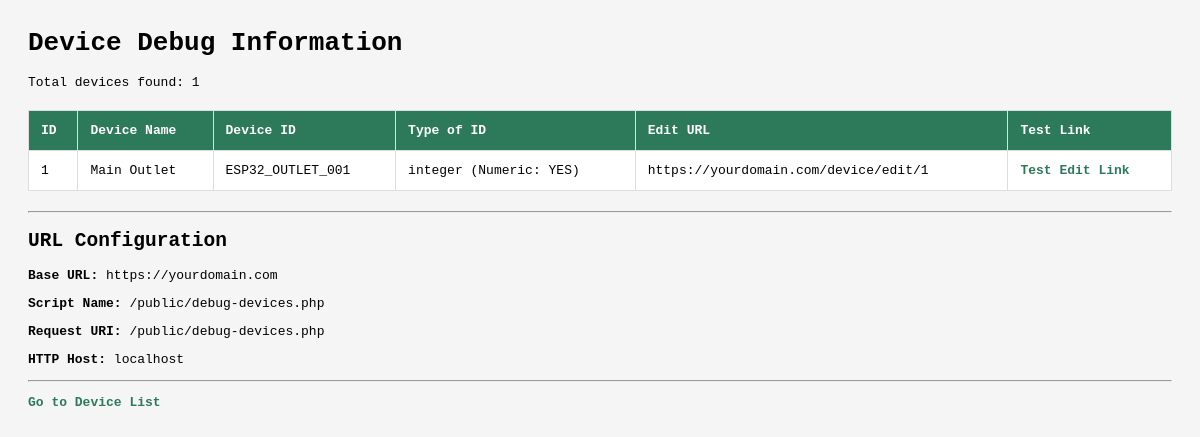
The page /public/debug-devices.php on the database its author committed.
### tables this page shows
CREATE TABLE iot_outlet_devices (
    id INT UNSIGNED AUTO_INCREMENT PRIMARY KEY,
    device_name VARCHAR(100) NOT NULL,
    device_id VARCHAR(50) NOT NULL UNIQUE COMMENT 'ESP32 unique identifier - auto-generated',
    api_key VARCHAR(255) NOT NULL UNIQUE,
    sim_card_number VARCHAR(20) NULL COMMENT 'SIM card phone number installed in device',
    outlet_status ENUM('on', 'off') NOT NULL DEFAULT 'off',
    control_mode ENUM('manual', 'scheduled', 'override') NOT NULL DEFAULT 'manual',
    is_online TINYINT(1) NOT NULL DEFAULT 0,
    last_heartbeat DATETIME NULL,
    firmware_version VARCHAR(20) NULL,
    ip_address VARCHAR(45) NULL,
    is_active TINYINT(1) NOT NULL DEFAULT 1,
    created_at TIMESTAMP DEFAULT CURRENT_TIMESTAMP,
    updated_at TIMESTAMP DEFAULT CURRENT_TIMESTAMP ON UPDATE CURRENT_TIMESTAMP,
    
    INDEX idx_device_id (device_id),
    INDEX idx_api_key (api_key),
    INDEX idx_sim_card_number (sim_card_number),
    INDEX idx_outlet_status (outlet_status),
    INDEX idx_is_online (is_online),
    INDEX idx_is_active (is_active),
    INDEX idx_last_heartbeat (last_heartbeat)
);

### config/database.php (called while the page is built)
<?php
return [
    'host' => $_ENV['DB_HOST'] ?? 'localhost',
    'port' => $_ENV['DB_PORT'] ?? '3306',
    'database' => $_ENV['DB_NAME'] ?? 'iot_outlet_system',
    'username' => $_ENV['DB_USER'] ?? 'root',
    'password' => $_ENV['DB_PASS'] ?? '',
    'charset' => 'utf8mb4',
    'collation' => 'utf8mb4_unicode_ci',
    'options' => [
        PDO::ATTR_ERRMODE => PDO::ERRMODE_EXCEPTION,
        PDO::ATTR_DEFAULT_FETCH_MODE => PDO::FETCH_ASSOC,
        PDO::ATTR_EMULATE_PREPARES => false,
        PDO::ATTR_PERSISTENT => false,
    ]
];

### app/Database.php (called while the page is built, shortened)
<?php
class Database
{
    private static ?PDO $instance = null;
    public static function getInstance(): PDO
    {
        if (self::$instance === null) {
            try {
                $config = require ROOT_PATH . '/config/database.php';
                $dsn = sprintf(
                    'mysql:host=%s;port=%s;dbname=%s;charset=%s',
                    $config['host'],
                    $config['port'],
                    $config['database'],
                    $config['charset']
                );
                self::$instance = new PDO(
                    $dsn,
                    $config['username'],
                    $config['password'],
                    $config['options']
                );
                self::$instance->exec("SET time_zone = '+08:00'");
            } catch (PDOException $e) {
                error_log('Database Connection Error: ' . $e->getMessage());
                throw new Exception('Could not connect to database');
            }
        }
        return self::$instance;
    }
}

### app/repositories/DeviceRepository.php (called while the page is built, shortened)
<?php
class DeviceRepository
{
    private PDO $db;
    public function __construct()
    {
        $this->db = Database::getInstance();
    }
    public function getAll(): array
    {
        $stmt = $this->db->query('SELECT * FROM iot_outlet_devices ORDER BY created_at DESC');
        $devices = [];
        while ($row = $stmt->fetch()) {
            $devices[] = Device::fromArray($row);
        }
        return $devices;
    }
}

### app/models/Device.php (called while the page is built, shortened)
<?php
class Device
{
    public static function fromArray(array $data): self
    {
        $device = new self();
        $device->id = $data['id'] ?? null;
        $device->device_name = $data['device_name'] ?? null;
        $device->device_id = $data['device_id'] ?? null;
        $device->api_key = $data['api_key'] ?? null;
        $device->sim_card_number = $data['sim_card_number'] ?? null;
        $device->outlet_status = $data['outlet_status'] ?? 'off';
        $device->control_mode = $data['control_mode'] ?? 'manual';
        $device->is_online = isset($data['is_online']) ? (bool)$data['is_online'] : false;
        $device->last_heartbeat = $data['last_heartbeat'] ?? null;
        $device->firmware_version = $data['firmware_version'] ?? null;
        $device->ip_address = $data['ip_address'] ?? null;
        $device->is_active = isset($data['is_active']) ? (bool)$data['is_active'] : true;
        $device->created_at = $data['created_at'] ?? null;
        $device->updated_at = $data['updated_at'] ?? null;
        return $device;
    }
}

### app/helpers/functions.php (called while the page is built, shortened)
<?php
function config(string $key, $default = null)
{
    static $loadedConfigs = [];
    $keys = explode('.', $key);
    $file = array_shift($keys);
    if (!isset($loadedConfigs[$file])) {
        $configPath = ROOT_PATH . '/config/' . $file . '.php';
        $loadedConfigs[$file] = require $configPath;
    }
    $config = $loadedConfigs[$file];
    foreach ($keys as $segment) {
        $config = $config[$segment];
    }
    return $config !== '' ? $config : $default;
}
function url(string $path = ''): string
{
    $baseUrl = config('app.url');
    $baseUrl = rtrim($baseUrl, '/');
    $path = ltrim($path, '/');
    return $baseUrl . ($path ? '/' . $path : '');
}

### config/app.php (called while the page is built)
<?php
return [
    'name' => $_ENV['APP_NAME'] ?? 'IoT Smart Outlet System',
    'env' => $_ENV['APP_ENV'] ?? 'development',
    'debug' => filter_var($_ENV['APP_DEBUG'] ?? true, FILTER_VALIDATE_BOOLEAN),
    'url' => $_ENV['APP_URL'] ?? 'http://localhost',
    'timezone' => $_ENV['APP_TIMEZONE'] ?? 'UTC',
    'session' => [
        'lifetime' => (int)($_ENV['SESSION_LIFETIME'] ?? 7200),
        'name' => $_ENV['SESSION_NAME'] ?? 'IOT_OUTLET_SESSION',
        'secure' => false,
        'httponly' => true,
        'samesite' => 'Lax'
    ],
    'security' => [
        'api_key' => $_ENV['API_KEY'] ?? '',
        'csrf_token_length' => (int)($_ENV['CSRF_TOKEN_LENGTH'] ?? 32),
    ],
    'esp32' => [
        'heartbeat_timeout' => (int)($_ENV['ESP32_HEARTBEAT_TIMEOUT'] ?? 120),
    ],
    'logging' => [
        'level' => $_ENV['LOG_LEVEL'] ?? 'debug',
        'path' => $_ENV['LOG_PATH'] ?? '../storage/logs/',
    ],
    'pagination' => [
        'per_page' => 20,
    ]
];

### public/debug-devices.php (the view, shortened to what this page needs)
<?php
spl_autoload_register(function ($class) {
    $paths = [
        ROOT_PATH . '/app/controllers/' . $class . '.php',
        ROOT_PATH . '/app/models/' . $class . '.php',
        ROOT_PATH . '/app/repositories/' . $class . '.php',
        ROOT_PATH . '/app/services/' . $class . '.php',
        ROOT_PATH . '/app/middleware/' . $class . '.php',
        ROOT_PATH . '/app/' . $class . '.php',
    ];
    foreach ($paths as $file) {
        if (file_exists($file)) {
            return;
        }
    }
});
require_once ROOT_PATH . '/app/helpers/functions.php';
try {
    $deviceRepo = new DeviceRepository();
    $devices = $deviceRepo->getAll();
    echo '<html>';
    echo '<head><title>Device Debug Info</title>';
    echo '<style>body { font-family: monospace; padding: 20px; background: #f5f5f5; }';
    echo 'table { background: white; border-collapse: collapse; width: 100%; margin: 20px 0; }';
    echo 'th, td { border: 1px solid #ddd; padding: 12px; text-align: left; }';
    echo 'th { background: #2D7A5B; color: white; }';
    echo 'tr:hover { background: #f0f0f0; }';
    echo 'a { color: #2D7A5B; text-decoration: none; font-weight: bold; }';
    echo 'a:hover { text-decoration: underline; }';
    echo '</style></head>';
    echo '<body>';
    echo '<h1>Device Debug Information</h1>';
    echo '<p>Total devices found: ' . count($devices) . '</p>';
    if (empty($devices)) {
        echo '<p style="color: red;">No devices found in database!</p>';
    } else {
        echo '<table>';
        echo '<tr><th>ID</th><th>Device Name</th><th>Device ID</th><th>Type of ID</th><th>Edit URL</th><th>Test Link</th></tr>';
        foreach ($devices as $device) {
            $idType = gettype($device->id);
            $isNumeric = is_numeric($device->id) ? 'YES' : 'NO';
            $editUrl = url('device/edit/' . $device->id);
            echo '<tr>';
            echo '<td>' . htmlspecialchars(var_export($device->id, true)) . '</td>';
            echo '<td>' . htmlspecialchars($device->device_name) . '</td>';
            echo '<td>' . htmlspecialchars($device->device_id) . '</td>';
            echo '<td>' . $idType . ' (Numeric: ' . $isNumeric . ')</td>';
            echo '<td>' . htmlspecialchars($editUrl) . '</td>';
            echo '<td><a href="' . $editUrl . '" target="_blank">Test Edit Link</a></td>';
            echo '</tr>';
        }
        echo '</table>';
    }
    echo '<hr>';
    echo '<h2>URL Configuration</h2>';
    echo '<p><strong>Base URL:</strong> ' . url() . '</p>';
    echo '<p><strong>Script Name:</strong> ' . ($_SERVER['SCRIPT_NAME'] ?? 'N/A') . '</p>';
    echo '<p><strong>Request URI:</strong> ' . ($_SERVER['REQUEST_URI'] ?? 'N/A') . '</p>';
    echo '<p><strong>HTTP Host:</strong> ' . ($_SERVER['HTTP_HOST'] ?? 'N/A') . '</p>';
    echo '<hr>';
    echo '<p><a href="' . url('device') . '">Go to Device List</a></p>';
    echo '</body></html>';
} catch (Exception $e) {
    echo '<h1>Error</h1>';
    echo '<p style="color: red;">' . htmlspecialchars($e->getMessage()) . '</p>';
    echo '<pre>' . htmlspecialchars($e->getTraceAsString()) . '</pre>';
}

### rows shown on the page
iot_outlet_devices: id "1", device_name "Main Outlet", device "ESP32_OUTLET_001", id "integer", id "YES", id "https://yourdomain.com/device/edit/1"

### other values the page prints
count($devices) "1"
url() "https://yourdomain.com"
$_SERVER['SCRIPT_NAME'] "/public/debug-devices.php"
$_SERVER['REQUEST_URI'] "/public/debug-devices.php"
$_SERVER['HTTP_HOST'] "localhost"
